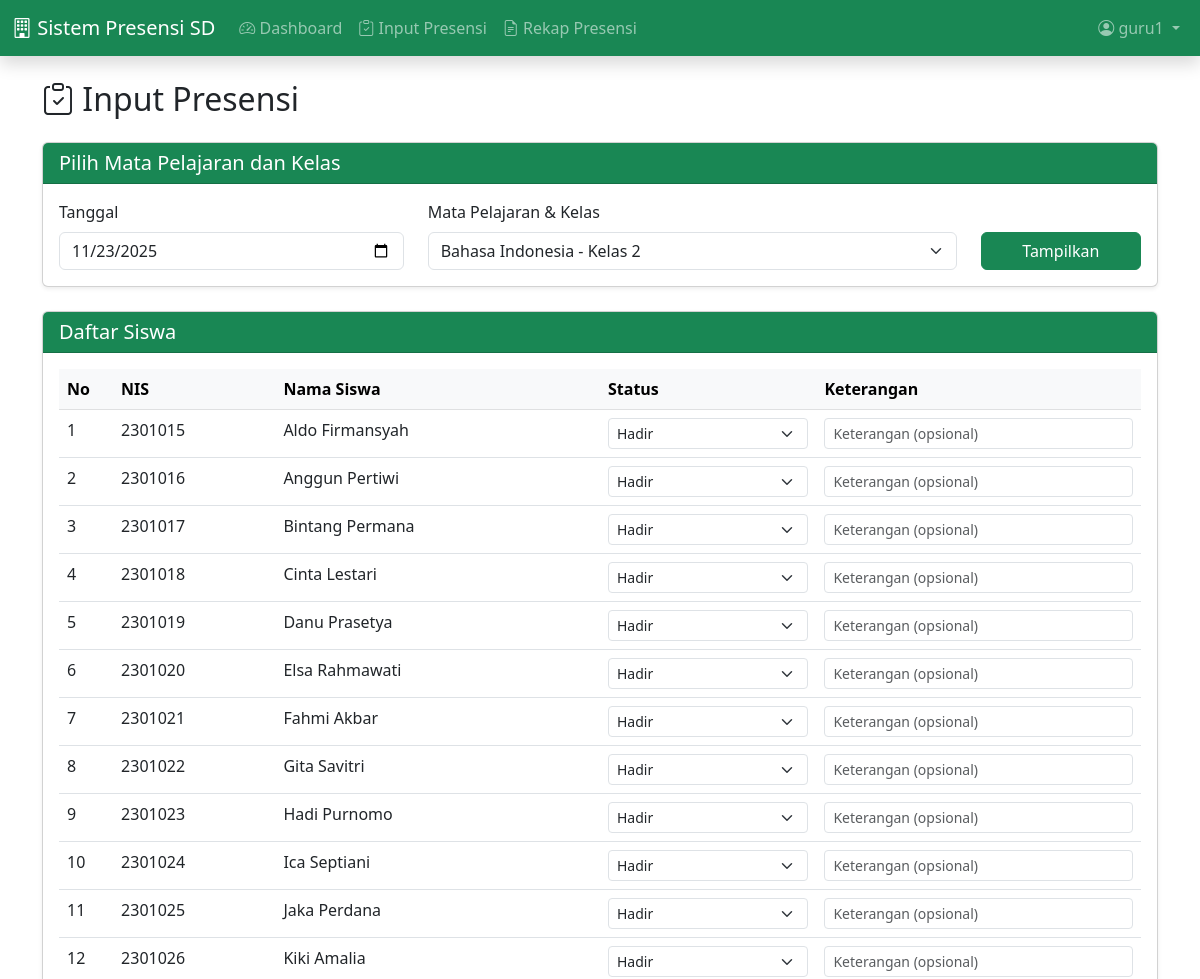
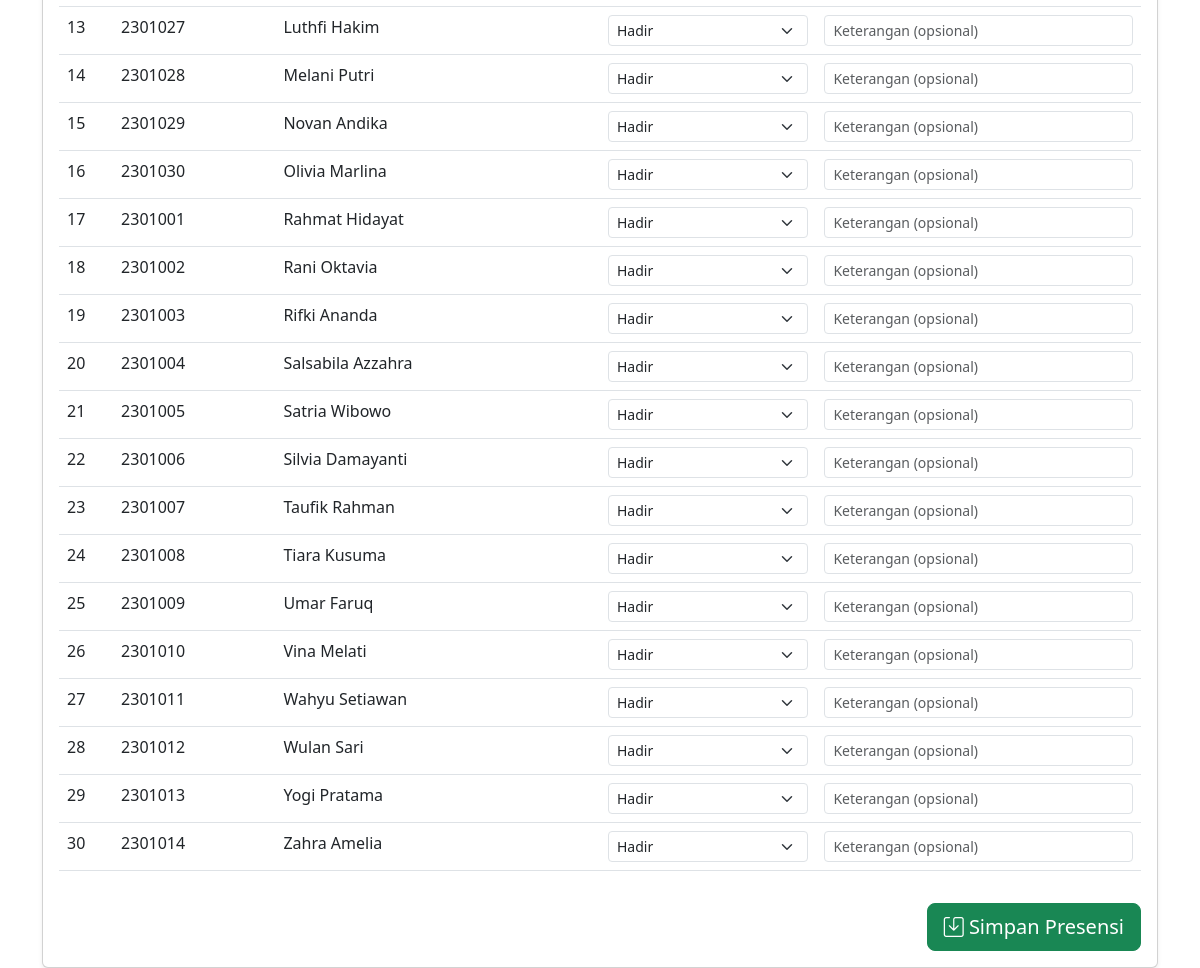
/input_presensi.php?id_mapel=8&id_kelas=2 (signed in), run on the app's committed database (2 pictures, top to bottom).
### tables this page shows
CREATE TABLE `siswa` (
  `NIS` int(11) NOT NULL,
  `nama_siswa` varchar(150) DEFAULT NULL,
  `Admin_ID` int(11) NOT NULL
);

### input_presensi.php (the view, shortened to what this page needs)
<?php
require_once 'db.php';
$username = $_SESSION['username'];
$guru_query = mysqli_query($conn, "SELECT g.* FROM guru g
                                    JOIN akun a ON g.ID_Guru = SUBSTRING(a.Username, 5)
                                    WHERE a.Username = '$username'");
$guru_data = mysqli_fetch_assoc($guru_query);
$id_guru = $guru_data['ID_Guru'];
$mapel_list = mysqli_query($conn, "SELECT mp.*, k.Nama_Kelas
                                    FROM mata_pelajaran mp
                                    JOIN kelas k ON mp.Kelas = k.ID_Kelas
                                    WHERE mp.id_guru = $id_guru
                                    ORDER BY k.ID_Kelas");
$id_mapel = isset($_GET['id_mapel']) ? $_GET['id_mapel'] : '';
$id_kelas = isset($_GET['id_kelas']) ? $_GET['id_kelas'] : '';
$tanggal = date('Y-m-d');
$siswa_list = [];
if ($id_mapel && $id_kelas) {
    $siswa_query = mysqli_query($conn, "SELECT s.*,
                                        (SELECT status FROM presensi
                                         WHERE nis = s.NIS
                                         AND id_kelas = $id_kelas
                                         AND id_mapel = $id_mapel
                                         AND tanggal = '$tanggal') as status_presensi,
                                        (SELECT keterangan FROM presensi
                                         WHERE nis = s.NIS
                                         AND id_kelas = $id_kelas
                                         AND id_mapel = $id_mapel
                                         AND tanggal = '$tanggal') as ket_presensi
                                        FROM siswa s
                                        JOIN kelas_siswa ks ON s.NIS = ks.nis
                                        WHERE ks.id_kelas = $id_kelas
                                        ORDER BY s.nama_siswa");
    while ($row = mysqli_fetch_assoc($siswa_query)) {
        $siswa_list[] = $row;
    }
}
?>
<!DOCTYPE html>
<html lang="id">
<head>
    <link href="https://cdn.jsdelivr.net/npm/bootstrap@5.3.0/dist/css/bootstrap.min.css" rel="stylesheet">
    <link rel="stylesheet" href="https://cdn.jsdelivr.net/npm/bootstrap-icons@1.10.0/font/bootstrap-icons.css">
</head>
<body>
    <?php include 'navbar.php'; ?>
    <div class="container mt-4">
        <h2 class="mb-4"><i class="bi bi-clipboard-check"></i> Input Presensi</h2>
        <div class="card shadow-sm mb-4">
            <div class="card-header bg-success text-white">
                <h5 class="mb-0">Pilih Mata Pelajaran dan Kelas</h5>
            </div>
            <div class="card-body">
                <form method="GET" action="">
                    <div class="row">
                        <div class="col-md-4">
                            <label class="form-label">Tanggal</label>
                            <input type="date" class="form-control" name="tanggal" value="<?= $tanggal ?>" required>
                        </div>
                        <div class="col-md-6">
                            <label class="form-label">Mata Pelajaran & Kelas</label>
                            <select class="form-select" name="mapel_kelas" required onchange="this.form.submit()">
                                <?php while ($mapel = mysqli_fetch_assoc($mapel_list)): ?>
                                    <option value="<?= $mapel['ID_MaPel'] ?>|<?= $mapel['Kelas'] ?>"
                                            <?= ($id_mapel == $mapel['ID_MaPel'] && $id_kelas == $mapel['Kelas']) ? 'selected' : '' ?>>
                                        <?= $mapel['Nama_MaPel'] ?> - <?= $mapel['Nama_Kelas'] ?>
                                    </option>
                                <?php endwhile; ?>
                            </select>
                        </div>
                        <div class="col-md-2">
                            <label class="form-label">&nbsp;</label>
                            <button type="submit" class="btn btn-success w-100">Tampilkan</button>
                        </div>
                    </div>
                </form>
            </div>
        </div>
        <?php if (!empty($siswa_list)): ?>
        <form method="POST" action="">
            <div class="card shadow-sm">
                <div class="card-header bg-success text-white">
                    <h5 class="mb-0">Daftar Siswa</h5>
                </div>
                <div class="card-body">
                    <div class="table-responsive">
                        <table class="table table-hover">
                            <thead class="table-light">
                                <tr>
                                    <th width="5%">No</th>
                                    <th width="15%">NIS</th>
                                    <th width="30%">Nama Siswa</th>
                                    <th width="20%">Status</th>
                                    <th width="30%">Keterangan</th>
                                </tr>
                            </thead>
                            <tbody>
                                <?php
                                $no = 1;
                                foreach ($siswa_list as $siswa):
                                ?>
                                <tr>
                                    <td><?= $no++ ?></td>
                                    <td><?= $siswa['NIS'] ?></td>
                                    <td><?= $siswa['nama_siswa'] ?></td>
                                    <td>
                                        <select class="form-select form-select-sm" name="status[<?= $siswa['NIS'] ?>]" required>
                                            <option value="Hadir" <?= ($siswa['status_presensi'] == 'Hadir') ? 'selected' : '' ?>>Hadir</option>
                                        </select>
                                    </td>
                                    <td>
                                        <input type="text" class="form-control form-control-sm"
                                               name="keterangan[<?= $siswa['NIS'] ?>]"
                                               value="<?= $siswa['ket_presensi'] ?>"
                                               placeholder="Keterangan (opsional)">
                                    </td>
                                </tr>
                                <?php endforeach; ?>
                            </tbody>
                        </table>
                    </div>
                    <div class="text-end mt-3">
                        <button type="submit" name="simpan_presensi" class="btn btn-success btn-lg">
                            <i class="bi bi-save"></i> Simpan Presensi
                        </button>
                    </div>
                </div>
            </div>
        </form>
        <?php endif; ?>
    </div>
</body>
</html>

### data on the page
siswa: NIS "2301015", nama_siswa "Aldo Firmansyah", NIS "Hadir"
siswa: NIS "2301016", nama_siswa "Anggun Pertiwi", NIS "Hadir"
siswa: NIS "2301017", nama_siswa "Bintang Permana", NIS "Hadir"
siswa: NIS "2301018", nama_siswa "Cinta Lestari", NIS "Hadir"
siswa: NIS "2301019", nama_siswa "Danu Prasetya", NIS "Hadir"
siswa: NIS "2301020", nama_siswa "Elsa Rahmawati", NIS "Hadir"
siswa: NIS "2301021", nama_siswa "Fahmi Akbar", NIS "Hadir"
siswa: NIS "2301022", nama_siswa "Gita Savitri", NIS "Hadir"
siswa: NIS "2301023", nama_siswa "Hadi Purnomo", NIS "Hadir"
siswa: NIS "2301024", nama_siswa "Ica Septiani", NIS "Hadir"
siswa: NIS "2301025", nama_siswa "Jaka Perdana", NIS "Hadir"
siswa: NIS "2301026", nama_siswa "Kiki Amalia", NIS "Hadir"
siswa: NIS "2301027", nama_siswa "Luthfi Hakim", NIS "Hadir"
siswa: NIS "2301028", nama_siswa "Melani Putri", NIS "Hadir"
siswa: NIS "2301029", nama_siswa "Novan Andika", NIS "Hadir"
siswa: NIS "2301030", nama_siswa "Olivia Marlina", NIS "Hadir"
siswa: NIS "2301001", nama_siswa "Rahmat Hidayat", NIS "Hadir"
siswa: NIS "2301002", nama_siswa "Rani Oktavia", NIS "Hadir"
siswa: NIS "2301003", nama_siswa "Rifki Ananda", NIS "Hadir"
siswa: NIS "2301004", nama_siswa "Salsabila Azzahra", NIS "Hadir"
siswa: NIS "2301005", nama_siswa "Satria Wibowo", NIS "Hadir"
siswa: NIS "2301006", nama_siswa "Silvia Damayanti", NIS "Hadir"
siswa: NIS "2301007", nama_siswa "Taufik Rahman", NIS "Hadir"
siswa: NIS "2301008", nama_siswa "Tiara Kusuma", NIS "Hadir"
siswa: NIS "2301009", nama_siswa "Umar Faruq", NIS "Hadir"
siswa: NIS "2301010", nama_siswa "Vina Melati", NIS "Hadir"
siswa: NIS "2301011", nama_siswa "Wahyu Setiawan", NIS "Hadir"
siswa: NIS "2301012", nama_siswa "Wulan Sari", NIS "Hadir"
siswa: NIS "2301013", nama_siswa "Yogi Pratama", NIS "Hadir"
siswa: NIS "2301014", nama_siswa "Zahra Amelia", NIS "Hadir"

### other printed values
$_SESSION['username'] "guru1"
form field mapel_kelas "Bahasa Indonesia - Kelas 2"
